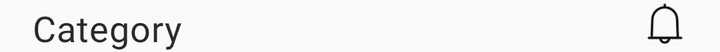
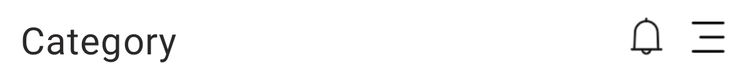

The same Android screen from two of the app's own layout files: first res/layout/ as a phone draws it, then the repository's variant for another configuration, drawn on a device whose configuration selects that folder. Both files follow.
<!-- AndroidManifest.xml: application theme AppTheme -->
<!-- res/layout/toolbar_home.xml -->
<?xml version="1.0" encoding="utf-8"?>
<RelativeLayout
    xmlns:android="http://schemas.android.com/apk/res/android"
    xmlns:tools="http://schemas.android.com/tools"
    android:layout_width="match_parent"
    android:layout_height="wrap_content">

    <TextView
        android:id="@+id/toolbar_title"
        android:layout_width="wrap_content"
        android:layout_height="wrap_content"
        android:layout_alignParentLeft="true"
        android:fontFamily="@font/nanumsquareb"
        android:layout_marginLeft="@dimen/toolbar_margin"
        android:paddingTop="2dp"
        android:letterSpacing="0.02"
        android:text="@string/home_title"
        android:textColor="@color/colorTitle"
        android:textSize="18sp" />

    <ImageView
        android:id="@+id/toolbar_bell"
        android:layout_width="24dp"
        android:layout_height="24dp"
        android:layout_marginRight="@dimen/toolbar_margin"
        android:layout_alignParentRight="true"
        android:src="@drawable/bell" />


</RelativeLayout>
<!-- resources referenced by this layout -->
<resources>
  <color name="colorTitle">#2b2828</color>
  <dimen name="toolbar_margin">16dp</dimen>
  <!-- drawable bell: png bitmap (drawable-hdpi, 1340 bytes) -->
  <string name="home_title">Category</string>
  <style name="AppTheme" parent="Theme.AppCompat.Light.NoActionBar">
          
          <item name="colorPrimary">@color/colorPrimary</item>
          <item name="colorPrimaryDark">@color/colorPrimaryDark</item>
          <item name="colorAccent">@color/colorMain</item>
          <item name="toolbarStyle">@style/myToolbarStyle</item>
          <item name="android:windowLightStatusBar">true</item>
      </style>
  <color name="colorPrimary">#3F51B5</color>
  <color name="colorPrimaryDark">#f9f9f9</color>
  <color name="colorMain">#3e8cff</color>
  <style name="myToolbarStyle" parent="@style/Widget.AppCompat.Toolbar">
          <item name="android:paddingRight">10dp</item>
          <item name="android:background">@color/colorBackGround</item>
          <item name="colorControlNormal">#000000</item>
          <item name="android:fontFamily">@font/nanumsquareb</item>
      </style>
  <color name="colorBackGround">#f9f9f9</color>
</resources>
<!-- res/layout-large/toolbar_home.xml (the repository's variant of the layout above) -->
<!-- drawn on a 7-inch tablet held upright -->
<?xml version="1.0" encoding="utf-8"?>
<android.support.v7.widget.Toolbar
    android:id="@+id/toolbar"
    xmlns:android="http://schemas.android.com/apk/res/android"
    android:layout_width="match_parent"
    android:layout_height="wrap_content"
    android:minHeight="?attr/actionBarSize"
    android:background="@color/colorWhite">

    <RelativeLayout
        android:layout_width="match_parent"
        android:layout_height="wrap_content">
        <TextView
            android:id="@+id/toolbar_title"
            android:layout_width="wrap_content"
            android:layout_height="wrap_content"
            android:gravity="center"
            android:fontFamily="@font/nanumsquareb"
            android:letterSpacing="0.02"
            android:text="@string/home_title"
            android:textColor="@color/colorTitle"
            android:textSize="30sp"
            android:layout_centerVertical="true"/>

        <ImageView
            android:id="@+id/toolbar_menu_bell"
            android:layout_width="35dp"
            android:layout_height="35dp"
            android:layout_toLeftOf="@id/toolbar_menu_drawer"
            android:layout_marginRight="15dp"
            android:src="@drawable/bell" />
        <ImageView
            android:id="@+id/toolbar_menu_drawer"
            android:layout_width="35dp"
            android:layout_height="35dp"
            android:layout_alignParentRight="true"
            android:src="@drawable/menu"/>
    </RelativeLayout>


</android.support.v7.widget.Toolbar>
<!-- resources referenced by the variant -->
<!-- as a 7-inch tablet held upright resolves them -->
<resources>
  <color name="colorTitle">#2b2828</color>
  <color name="colorWhite">#ffffff</color>
  <!-- drawable bell: png bitmap (drawable-hdpi, 1340 bytes) -->
  <!-- drawable menu: png bitmap (drawable-hdpi, 276 bytes) -->
  <string name="home_title">Category</string>
  <style name="AppTheme" parent="Theme.AppCompat.Light.NoActionBar">
          
          <item name="colorPrimary">@color/colorPrimary</item>
          <item name="colorPrimaryDark">@color/colorPrimaryDark</item>
          <item name="colorAccent">@color/colorMain</item>
          <item name="toolbarStyle">@style/myToolbarStyle</item>
          <item name="android:windowLightStatusBar">true</item>
      </style>
  <color name="colorPrimary">#3F51B5</color>
  <color name="colorPrimaryDark">#f9f9f9</color>
  <color name="colorMain">#3e8cff</color>
  <style name="myToolbarStyle" parent="@style/Widget.AppCompat.Toolbar">
          <item name="android:paddingRight">10dp</item>
          <item name="android:background">@color/colorBackGround</item>
          <item name="colorControlNormal">#000000</item>
          <item name="android:fontFamily">@font/nanumsquareb</item>
      </style>
  <color name="colorBackGround">#f9f9f9</color>
</resources>
